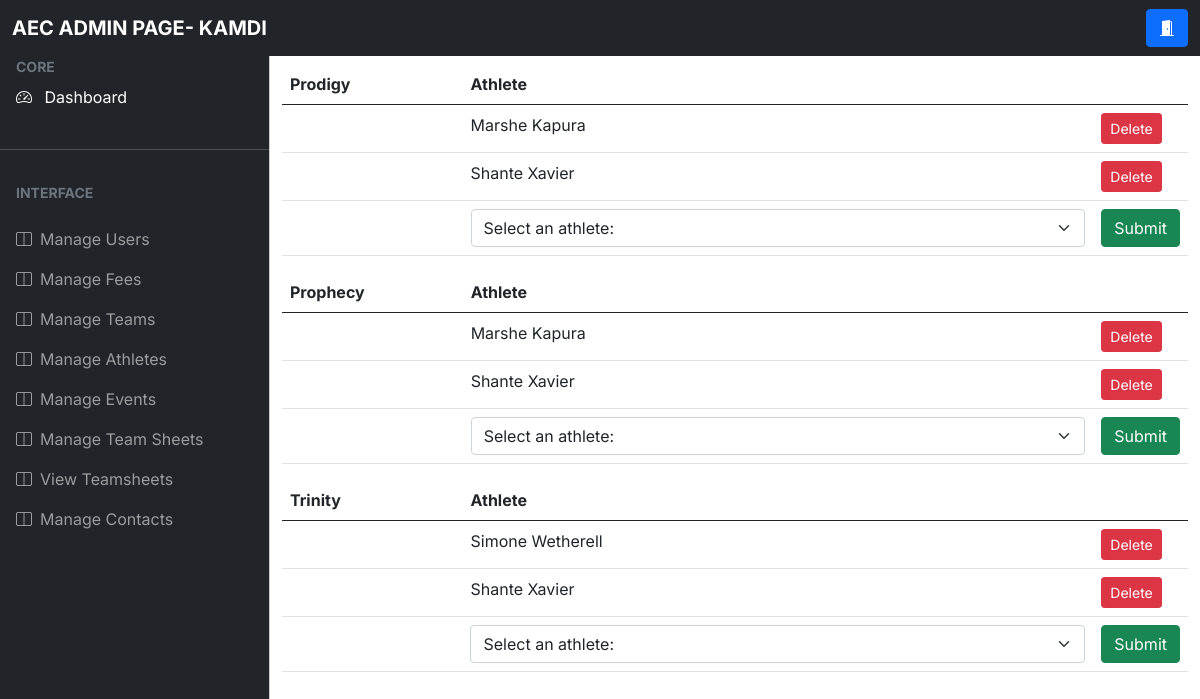
/athletes (signed in), run on the app's committed database.
### app.py (models this page shows, shortened)
class User(db.Model, UserMixin):
    __tablename__="User"
    id = db.Column(db.Integer, primary_key = True)
    firstName = db.Column(db.String(50),nullable = False)
    surname = db.Column(db.String(50), nullable = False)
    dob = db.Column(db.DateTime, nullable = False)
    start_date = db.Column(db.DateTime, nullable = True, default=date.today())
    email = db.Column(db.String(70), nullable = False)
    password = db.Column(db.String(255), nullable = False)
    usertype = db.Column(db.Integer, default = -1)
    verified = db.Column(db.Integer, default = 0)
    def get_id(self):
        return self.id
    def get_first_name(self):
        return self.firstName
    def get_surname(self):
        return self.surname
    def get_dob(self):
        return self.dob
    def get_usertype(self):
        return self.usertype
    def get_verified(self):
        return self.verified
    def get_eligibility_age(self):
        year = (str(date.today()).split("-"))[0]
        today = [year,5,31]
        athlete_date = str(self.get_dob()).rstrip("00:00:00.0000000")
        born = athlete_date.split("-")
        return int(today[0]) - int(born[0]) - (((int(today[1]), int(today[2]))) < ((int(born[1]), int(born[2]))))

class Team_Details(db.Model):
    __tablename__ = 'team__details'
    team_id = db.Column(db.Integer, primary_key= True)
    coach_id = db.Column(db.Integer)
    team_name= db.Column(db.String(20), nullable= False)
    max_age = db.Column(db.Integer, nullable=True)
    def get_team_id(self):
        return self.team_id
    def get_max_age(self):
        return self.max_age

### app.py (the view, shortened to what this page needs)
@app.route('/athletes')#complete
@login_required
def view_athletes():
    try:
        if current_user.get_usertype() not in [0,1,2,3] or current_user.get_verified() != 1:
            return render_template('error.html',error="You are not authorised to view this page")
        elif current_user.get_usertype() == 3:
            team_count = db.engine.execute("SELECT COUNT(team_id) FROM team__details")
            teams = {}
            count = 1
            index = 0
            for amount in team_count:
                team_count = amount[0]
            for team in range(team_count):
                query = db.engine.execute("SELECT user.id, user.firstName, user.surname, user.dob FROM user, team__members WHERE user.id = team__members.athlete_id AND team__members.team_id = {}".format(count))
                athletes = []
                for athlete in query:
                    athlete = User.query.filter_by(id = athlete[0]).first()
                    element = [str(index) +athlete.get_first_name() + " " + athlete.get_surname()]
                    athletes += element
                    index +=1
                if len(athletes) > 0:
                    teams[count] = athletes
                count +=1
            team_names = []
            query = db.engine.execute("SELECT team_name FROM team__details")
            for team_name in query:
                team_names.append(team_name)
            possible_athletes = {}
            query = db.engine.execute('SELECT team_id, max_age FROM team__details')
            for team in query:
                team = Team_Details.query.filter_by(team_id = team[0]).first()
                max_age = team.get_max_age()
                eligible_athletes = []
                athletes = db.engine.execute('SELECT id, firstName, surname, dob FROM user WHERE usertype = {} OR usertype = {}'.format(0,1))
                if max_age:
                    for athlete in athletes:
                        athlete = User.query.filter_by(id = athlete[0]).first()
                        athlete_age = athlete.get_eligibility_age()
                        if max_age >= athlete_age:
                            eligible_athletes += [str(athlete.get_id())+athlete.get_first_name() + " "+ athlete.get_surname()]
                else:
                    for athlete in athletes:
                        athlete = User.query.filter_by(id = athlete[0]).first()
                        eligible_athletes += [str(athlete.get_id())+athlete.get_first_name() + " "+ athlete.get_surname()]
                possible_athletes[team.get_team_id()] = eligible_athletes
            return render_template('adminathletes.html',team_count= team_count,teams=teams, team_names=team_names,possible_athletes=possible_athletes)
    except:
        return render_template('error.html',error="You do not have a team to create a teamsheet for, consult an admin to create one")

### app.py (called while the page is built)
@login_manager.user_loader
def load_user(user_id):
    return User.query.get(user_id)

### templates/adminathletes.html (shortened to what this page needs)
<!DOCTYPE html>
<html lang="en">
  <head>
    <link rel="stylesheet" href="static\css\admin\bootstrap.min.css" />
    <link
      rel="stylesheet"
      href="https://cdn.jsdelivr.net/npm/bootstrap-icons@1.4.1/font/bootstrap-icons.css"
    />
    <link rel="stylesheet" href="static\css\admin\bootstrap.min.css" />
    <link rel="stylesheet" href="static\css\admin\style.css" />
  </head>
    <nav class="navbar navbar-expand-lg navbar-dark bg-dark fixed-top">
      <div class="container-fluid">
        <a
          class="navbar-brand me-auto ms-lg-0 ms-3 text-uppercase fw-bold"
          >AEC ADMIN PAGE- {{ current_user.firstName }}</a
        >
        <div class="collapse navbar-collapse" id="topNavBar">
          <form class="d-flex ms-auto my-3 my-lg-0">
            <div class="input-group">
              <a href ="{{ url_for('logout') }}" class="btn btn-primary">
                <i class="bi bi-door-open-fill"></i>
            </a>
            </div>
          </form>
        </div>
      </div>
    </nav>
    <div
    class="offcanvas offcanvas-start sidebar-nav bg-dark"
    tabindex="-1"
    id="sidebar"
  >
    <div class="offcanvas-body p-0">
      <nav class="navbar-dark">
        <ul class="navbar-nav">
          <li>
            <div class="text-muted small fw-bold text-uppercase px-3">
              CORE
            </div>
          </li>
          <li>
            <a href="{{ url_for('admin') }}" class="nav-link px-3 active">
              <span class="me-2"><i class="bi bi-speedometer2" ></i></span>
              <span>Dashboard</span>
            </a>
          </li>
          <li class="my-4"><hr class="dropdown-divider bg-light" /></li>
          <li>
            <div class="text-muted small fw-bold text-uppercase px-3 mb-3">
              Interface
            </div>
          </li>
          <li>
            <a
              class="nav-link px-3 sidebar-link"
              href="{{ url_for('verify_users') }}"
            >
              <span class="me-2"><i class="bi bi-layout-split"></i></span>
              <span>Manage Users</span>
            </a>
            <a
            class="nav-link px-3 sidebar-link"
            href="{{ url_for('view_fees') }}"
          >
            <span class="me-2"><i class="bi bi-layout-split"></i></span>
            <span>Manage Fees</span>
          </a>
          <a
          class="nav-link px-3 sidebar-link"
          href="{{ url_for('view_teams') }}"
        >
          <span class="me-2"><i class="bi bi-layout-split"></i></span>
          <span>Manage Teams</span>
        </a>
              <a
              class="nav-link px-3 sidebar-link"
              href="{{ url_for('view_athletes') }}"
            >
              <span class="me-2"><i class="bi bi-layout-split"></i></span>
              <span>Manage Athletes</span>
            </a>
            <a
            class="nav-link px-3 sidebar-link"
            href="{{ url_for('view_events') }}"
          >
            <span class="me-2"><i class="bi bi-layout-split"></i></span>
            <span>Manage Events</span>
          </a>
          <a
          class="nav-link px-3 sidebar-link"
          href="{{ url_for('create_teamsheet') }}"
        >
          <span class="me-2"><i class="bi bi-layout-split"></i></span>
          <span>Manage Team Sheets</span>
        </a>
        <a
        class="nav-link px-3 sidebar-link"
        href="{{ url_for('view_teamsheet') }}"
      >
        <span class="me-2"><i class="bi bi-layout-split"></i></span>
        <span>View Teamsheets</span>
      </a>
      <a
      class="nav-link px-3 sidebar-link"
      href="{{ url_for('view_contacts') }}"
    >
      <span class="me-2"><i class="bi bi-layout-split"></i></span>
      <span>Manage Contacts</span>
    </a>
          </li>
        </ul>
      </nav>
    </div>
  </div>
    <main class="mt-5 pt-3">
      <div class="container-fluid">
        {% for table in range(team_count) %}
        <form method = 'POST' action="{{ url_for('create_athletes')}} ">
        <table class="table" width="100%">
          <thead>
            <tr>
              <th scope="col" width="20%">{{team_names[table][0]}}</th>
              <th scope="col" width= "70%">Athlete</th>
              <th scope= "col"></th>
            </tr>
          </thead>
          <tbody>
            {% for athlete in teams[table+1]%}
            <tr>
              <th scope= "row"></th>
              <td>{{athlete.lstrip('0123456789.-')}}</td>
              <td><a type="Submit" class="btn btn-danger btn-sm" href= "{{url_for('delete_athletes', teammemberid=athlete)}}">Delete</a></td>
            </tr>
            {% endfor %}
            <tr>
              <td>
              </td>
              <td>
                <select class="form-select" aria-label="Default select example" name="athlete", id= "athlete">
                  <option selected>Select an athlete: </option>
                </select>
              </td>
              <td><input class="btn btn-success" type="submit" value="Submit"></td>
              </tr>
            </tbody>
          </form>
        {% endfor %}
      </div>
    </main>
  </body>
</html>

### static/css/admin/style.css (style rules this page uses)
:root { --offcanvas-width: 270px; --topNavbarHeight: 56px; }
.sidebar-nav { width: var(--offcanvas-width); }
.sidebar-link { display: flex; align-items: center; }
@media (min-width: 992px) { main { margin-left: var(--offcanvas-width); } }
@media (min-width: 992px) { .sidebar-nav { -webkit-transform: none; transform: none; visibility: visible !important; height: calc(100% - var(--topNavbarHeight)); top: var(--topNavbarHeight); } }

### data on the page
User: firstName "KAMDI"
Team_Details: team_name "Prodigy"
Team_Details: team_name "Prophecy"
Team_Details: team_name "Trinity"

### other printed values
{{ athlete.lstrip('0123456789.-') }} "Marshe Kapura" "Shante Xavier" "Marshe Kapura" "Shante Xavier" "Simone Wetherell" "Shante Xavier"
